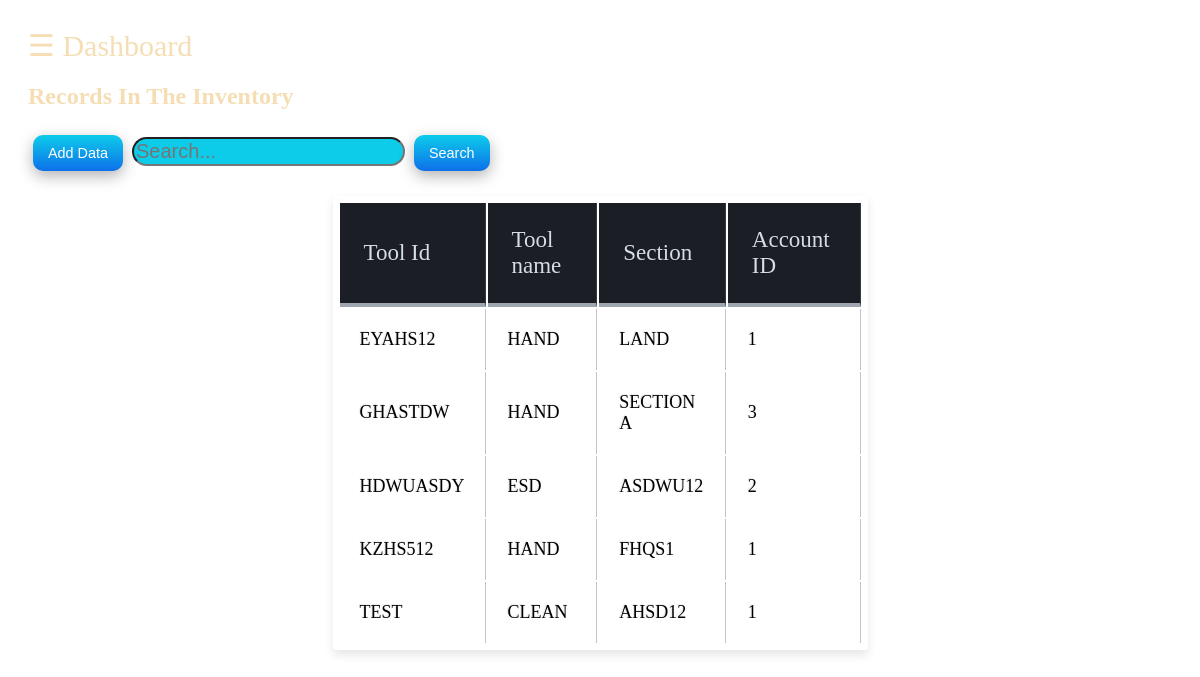
The page /main_inventory.php on the database its author committed.
### tables this page shows
CREATE TABLE `total_inventory` (
  `Tool_id` varchar(10) NOT NULL,
  `Tool_name` varchar(20) NOT NULL,
  `Section` varchar(20) NOT NULL,
  `Acc_handle` int(10) NOT NULL
);

### all_func.php (called while the page is built, shortened)
<?php
function getDatabaseConnection()
{
    $host = 'localhost';
    $dbname = 'hardware tools database';
    $user = 'root';
    $password ='';
    $dsn = "mysql:dbname=$dbname;host=$host";
    try
    {
        $conn = new PDO($dsn, $user, $password);
        return $conn;
    }
    catch (PDOException $e)
    {
        echo 'Connection failed: ' . $e->getMessage();
    }
}
function getData_main_inventory()
    {
        $conn = getDatabaseConnection();
        $stmt = $conn->prepare("SELECT * FROM total_inventory");
        $stmt->execute();
        $result = $stmt->fetchAll (PDO::FETCH_ASSOC);
        return $result;
    }
?>

### main_inventory.php (the view, shortened to what this page needs)
<?php
include_once('all_func.php');
?>
<!DOCTYPE html>
<head>
</head>
<body>
    <div class="whole-body">
        <div id="main">
            <span style="font-size:30px;cursor:pointer" onclick="openNav()">&#9776; Dashboard</span>
            <h2>Records In The Inventory</h2>
            <div>
                <form action="" method="post">
                    <button name="Add">Add Data </button>
                    <input type="text" name="srch_inpt" placeholder="Search... ">
                    <button name="Search">Search</button>
                </form>
            </div>
        </div>
        <div class="table-view">
            <?php
            $user_id = $_SESSION['id'];
            if (isset($_POST['Add'])) {
                header('location:Add_main.php?id=' . "$user_id");
            } else {
                $data = getData_main_inventory();
                if ($data) {
                ?>
                    <table>
                        <thead>
                            <th>Tool Id</th>
                            <th>Tool name</th>
                            <th>Section</th>
                            <th>Account ID</th>
                            <?php
                            foreach ($data as $key => $row) {
                                echo '
                            <tr>
                                <td>' . $row['Tool_id'] . '</td>
                                <td>' . $row['Tool_name'] . '</td>
                                <td>' . $row['Section'] . '</td>
                                <td>' . $row['Acc_handle'] . '</td>';
                            ?>
                                </tr>
                        <?php
                            }
                        }
                        ?>
                        </thead>
                    </table>
                <?php
            }
                ?>
        </div>
    </div>
</body>
</html>

### main_inventory.php (style rules this page uses)
#main { transition: margin-left .5s; padding: 20px; }
.table-view { display: block; background: white; border-radius: 3px; border-collapse: collapse; height: auto; margin: auto; padding: 5px; width: 525px; box-shadow: 0 5px 10px rgba(0, 0, 0, 0.1); animation: float 5s infinite; }
th { color: #D5DDE5; background: #1b1e24; border-bottom: 4px solid #9ea7af; border-right: 1px solid #343a45; font-size: 23px; font-weight: 100; padding: 24px; text-align: left; text-shadow: 0 1px 1px rgba(0, 0, 0, 0.1); vertical-align: middle; }
td { background: #FFFFFF; padding: 20px; text-align: left; vertical-align: middle; font-weight: 300; font-size: 18px; text-shadow: -1px -1px 1px rgba(0, 0, 0, 0.1); border-right: 1px solid #C1C3D1; }
button { background-image: linear-gradient(#0dccea, #0d70ea); border: 0; border-radius: 10px; box-shadow: rgba(0, 0, 0, .3) 0 5px 15px; box-sizing: border-box; color: #fff; cursor: pointer; font-family: Montserrat, sans-serif; font-size: .9em; margin: 5px; padding: 10px 15px; text-align: center; user-select: none; -webkit-user-select: none; touch-action: manipulation; }
input { background-color: #0dccea; font-size: 20px; border-radius: 100px; }
h2, span { color: wheat; }
body { background-image: url('https://images.unsplash.com/photo-1562813733-b31f71025d54?ixlib=rb-1.2.1&ixid=MnwxMjA3fDB8MHxwaG90by1wYWdlfHx8fGVufDB8fHx8&auto=format&fit=crop&w=2069&q=80'); background-size: cover; }

### rows shown on the page
total_inventory: Tool_id "EYAHS12", Tool_name "HAND", Section "LAND", Acc_handle "1"
total_inventory: Tool_id "GHASTDW", Tool_name "HAND", Section "SECTION A", Acc_handle "3"
total_inventory: Tool_id "HDWUASDY", Tool_name "ESD", Section "ASDWU12", Acc_handle "2"
total_inventory: Tool_id "KZHS512", Tool_name "HAND", Section "FHQS1", Acc_handle "1"
total_inventory: Tool_id "TEST", Tool_name "CLEAN", Section "AHSD12", Acc_handle "1"
